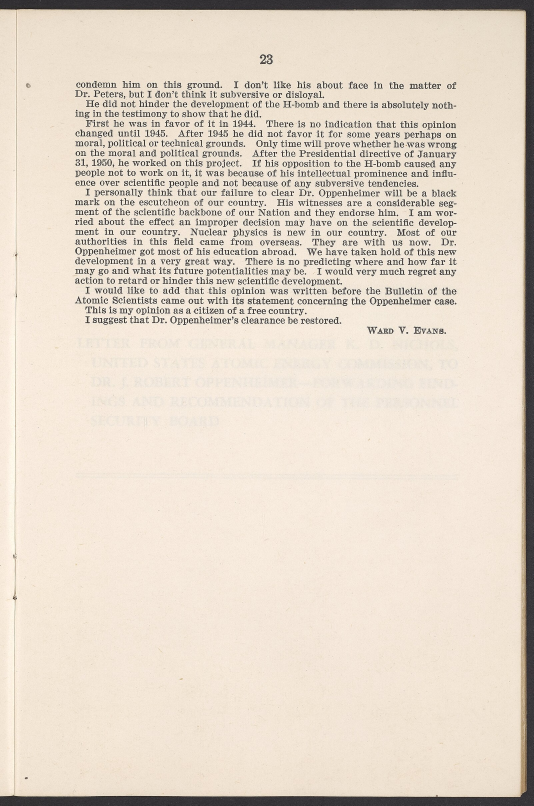
#> input picture videos/era-mirror/huang-vs-oppenheimer/assets/images/aec_doc_p1.jpg, 1600 x 2416 px (shown at 1/3 size); its folder holds only this picture in this run
$ python prep_images.py ../assets/images/aec_doc_p1.jpg
#> lines starting #> are read from the running program, lines starting #| are printed output that depends on the picture
#!/usr/bin/env python3
"""Grade every source image into hf/assets/img: <slug>_g.jpg (era grade) and <slug>_bg.jpg (blurred, darkened backdrop)."""
import json, sys
from pathlib import Path
from PIL import Image, ImageOps, ImageFilter, ImageEnhance
ROOT = Path(__file__).resolve().parent.parent
SRC, OUT = ROOT / "assets/images", ROOT / "hf/assets/img"
OUT.mkdir(parents=True, exist_ok=True)
MODERN = ("huang", "nvidia", "granholm", "rubio", "airforceone", "ccp", "capitol", "doe_", "h100", "wafer", "datacenter", "great_hall", "trump", "warren", "whitehouse", "hearing_room")
DOCS = ("aec_doc", "strauss_memo", "doe_")
for p in sorted(SRC.iterdir()):
    if p.suffix.lower() not in (".jpg", ".png", ".gif"): continue
    slug = p.stem
    if (OUT / f"{slug}_g.jpg").exists() and "--force" not in sys.argv: continue
    im = Image.open(p)
#> im is the input picture: PIL image 1600x2416 RGB; mean R, G, B 227.7, 216.1, 202.2
    if getattr(im, "n_frames", 1) > 1: im.seek(0)
    im = im.convert("RGB")
    if max(im.size) > 1800: im.thumbnail((1800, 1800), Image.LANCZOS)
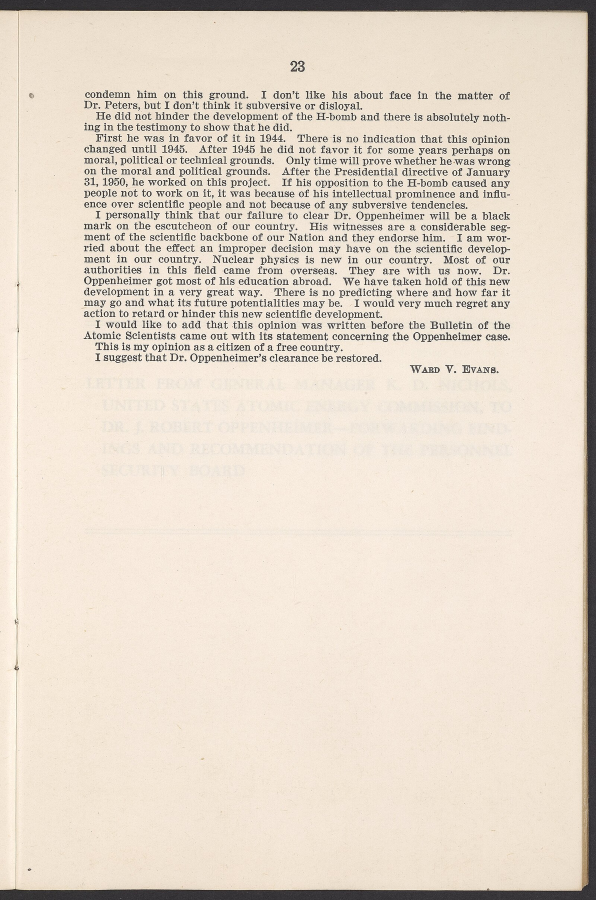
#> im: PIL image 1192x1800 RGB (shown at 1/2 size); mean R, G, B 227.6, 216, 202.2
    if slug.startswith(DOCS):
        g = ImageOps.autocontrast(ImageOps.grayscale(im), cutoff=1)
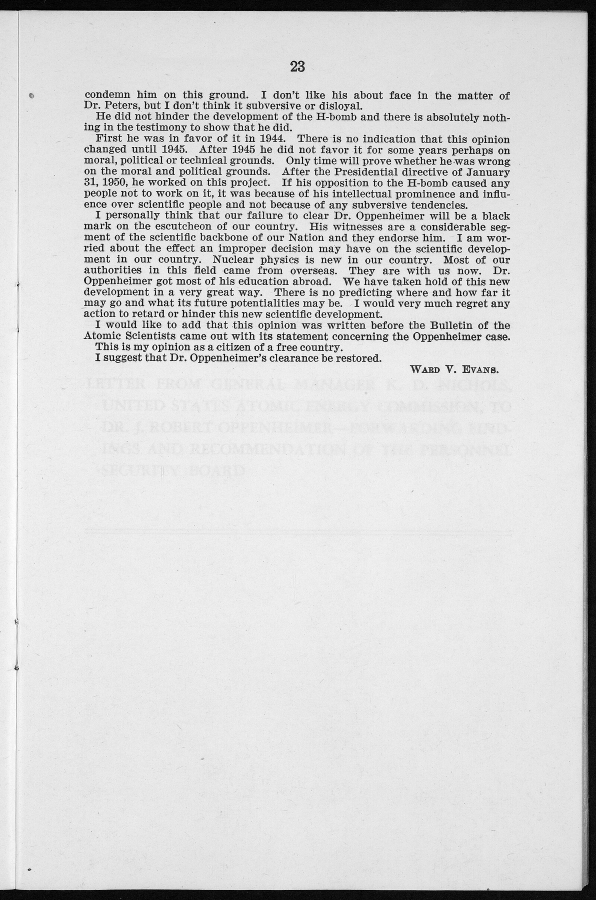
#> g: PIL image 1192x1800 L (shown at 1/2 size); min 0, max 255, mean 213.3
        g = ImageOps.colorize(g, black="#1b1813", white="#efe6d2")
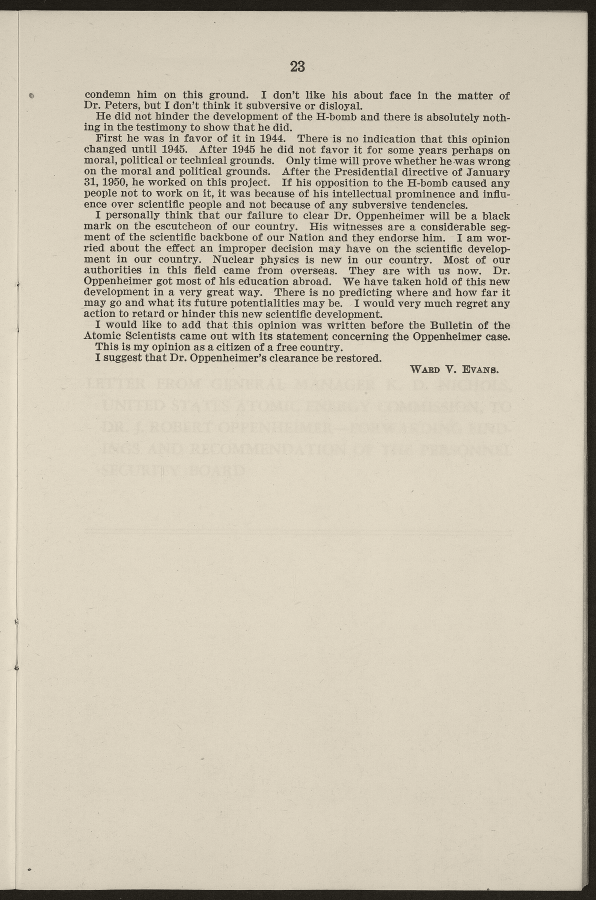
#> g: PIL image 1192x1800 RGB (shown at 1/2 size); mean R, G, B 203.9, 195.8, 178.4
    elif slug.startswith(MODERN):
        g = ImageEnhance.Color(im).enhance(0.72)
        g = ImageEnhance.Contrast(g).enhance(1.06)
        r, gg, b = g.split(); b = b.point(lambda v: min(255, int(v * 1.05 + 4))); r = r.point(lambda v: int(v * 0.97))
        g = Image.merge("RGB", (r, gg, b))
    else:
        gr = ImageOps.autocontrast(ImageOps.grayscale(im), cutoff=0.5)
        g = ImageOps.colorize(gr, black="#0d0b09", mid="#8c7a61", white="#f6ecd6")
        g = ImageEnhance.Contrast(g).enhance(1.05)
    g.save(OUT / f"{slug}_g.jpg", quality=90)
    bg = g.resize((640, max(1, int(640 * g.size[1] / g.size[0])))).filter(ImageFilter.GaussianBlur(14))
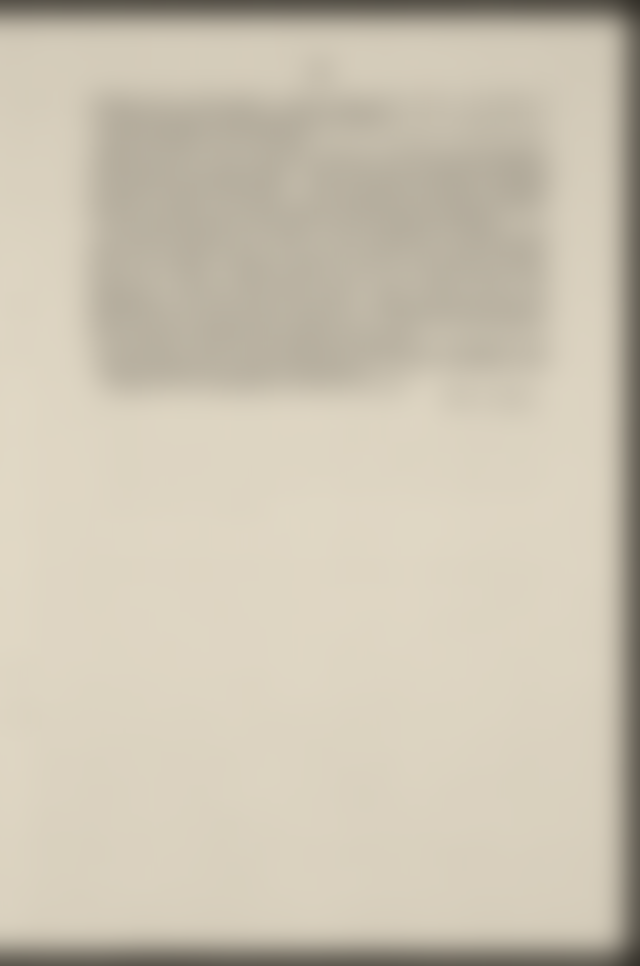
#> bg: PIL image 640x966 RGB; mean R, G, B 203.3, 195.2, 177.8
    bg = ImageEnhance.Brightness(bg).enhance(0.42)
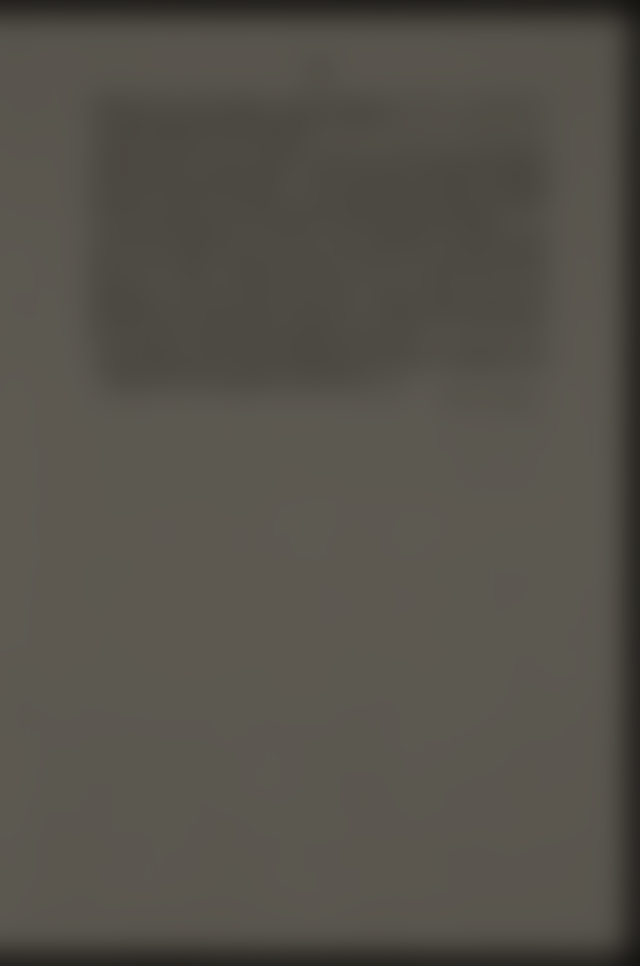
#> bg: PIL image 640x966 RGB; mean R, G, B 84.9, 81.5, 74.2
    bg.save(OUT / f"{slug}_bg.jpg", quality=82)
    print(slug, g.size)
#| aec_doc_p1 (1192, 1800)

$ run again, on videos/era-mirror/huang-vs-oppenheimer/assets/images/aec_doc_p52.jpg
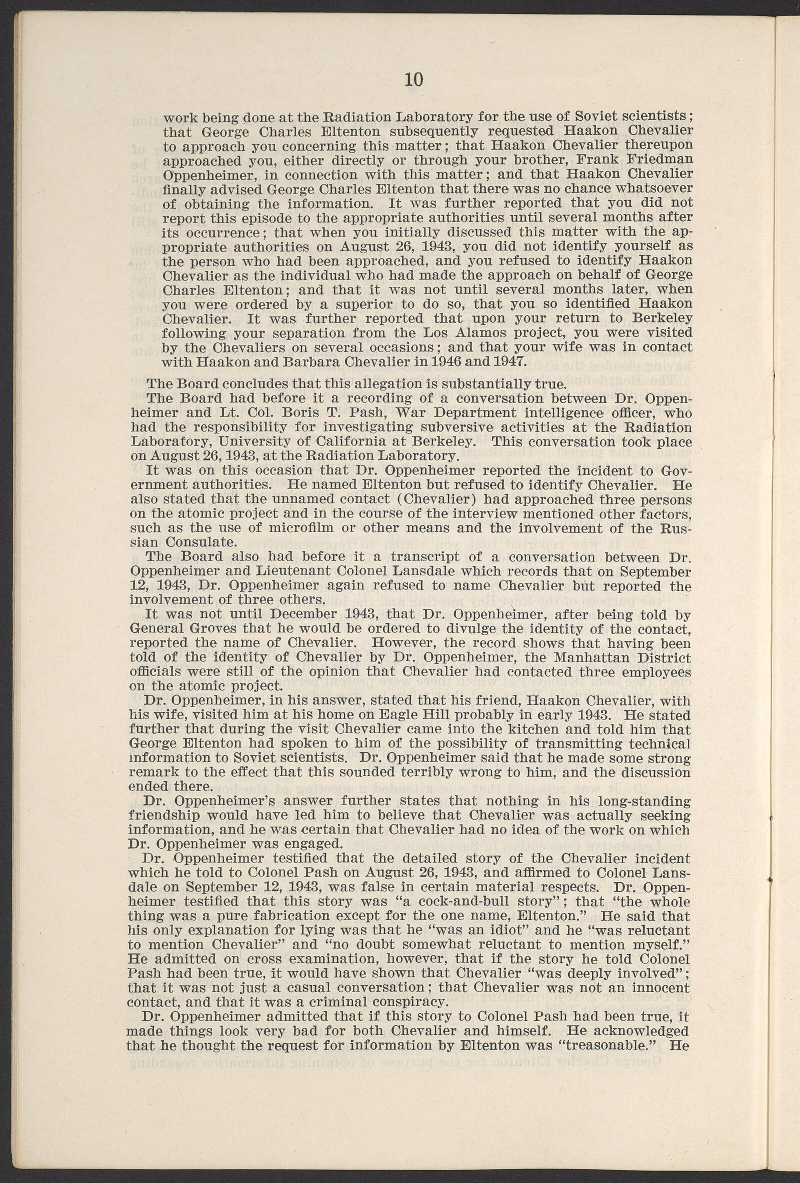
#> input picture videos/era-mirror/huang-vs-oppenheimer/assets/images/aec_doc_p52.jpg, 1600 x 2366 px (shown at 1/2 size)
#> im is the input picture: PIL image 1600x2366 RGB; mean R, G, B 209.5, 199.9, 184.3
#> im: PIL image 1217x1800 RGB
#> `g = ImageOps.colorize(g, black="#1b1813", white="#efe6d2")`:
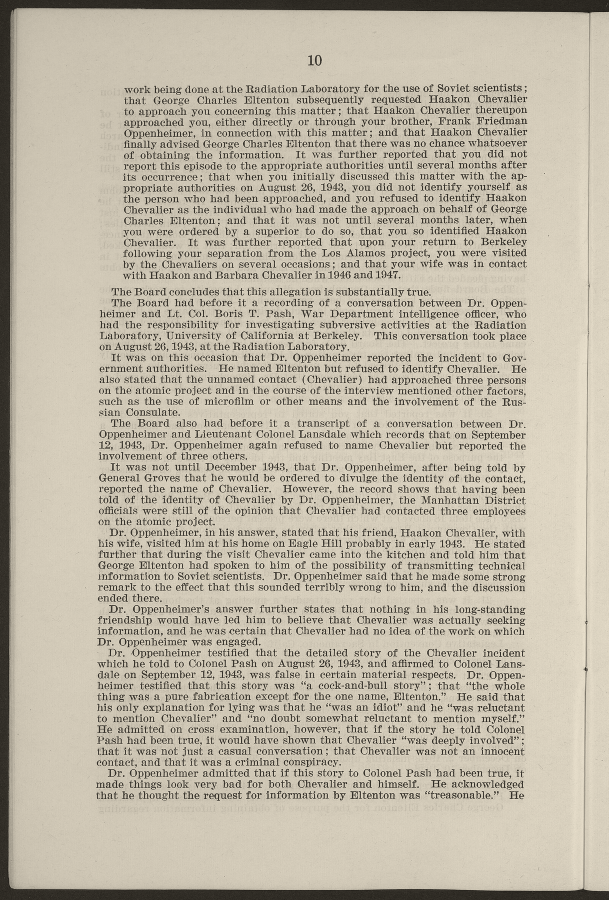
#> g: PIL image 1217x1800 RGB (shown at 1/2 size); mean R, G, B 189.4, 181.7, 165.3
#> `bg = ImageEnhance.Brightness(bg).enhance(0.42)`:
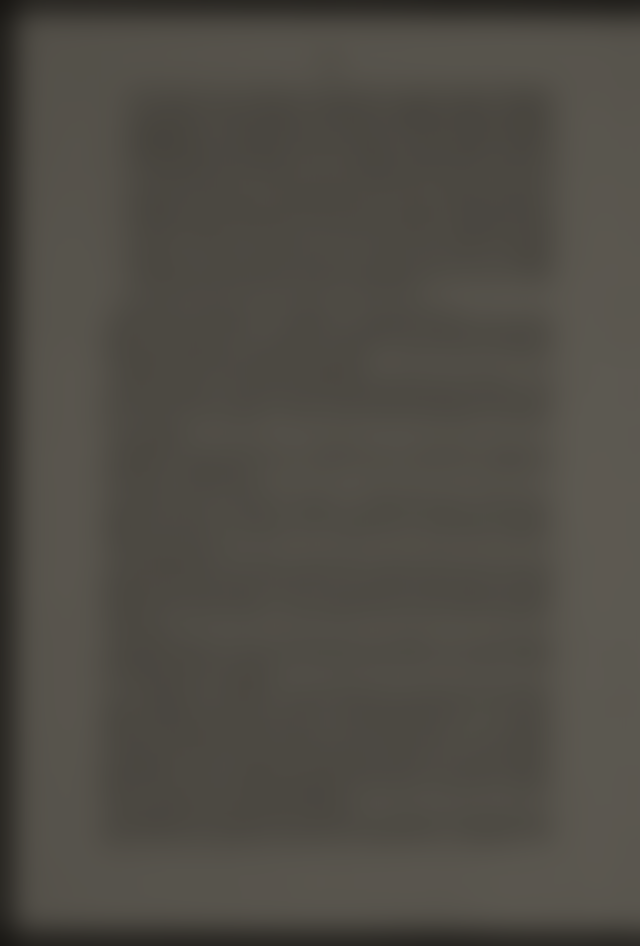
#> bg: PIL image 640x946 RGB; mean R, G, B 78.8, 75.6, 68.7
#| aec_doc_p52 (1217, 1800)
